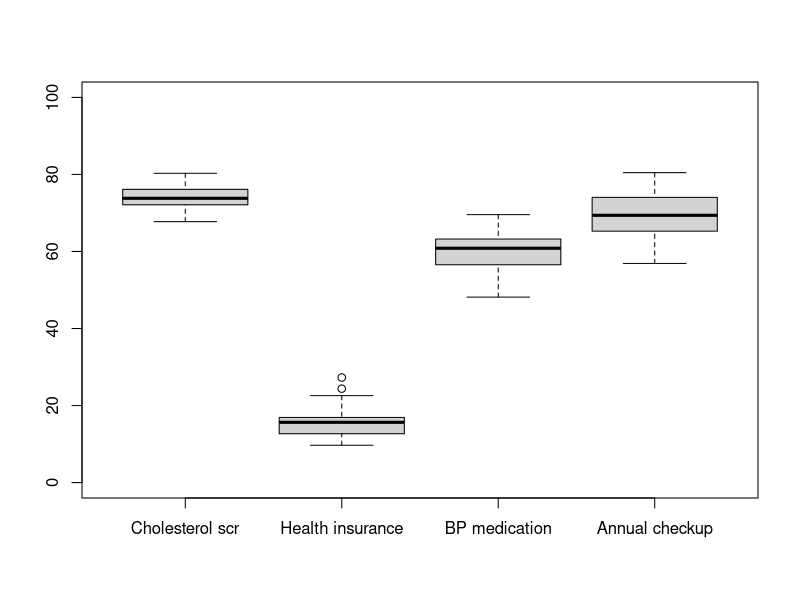
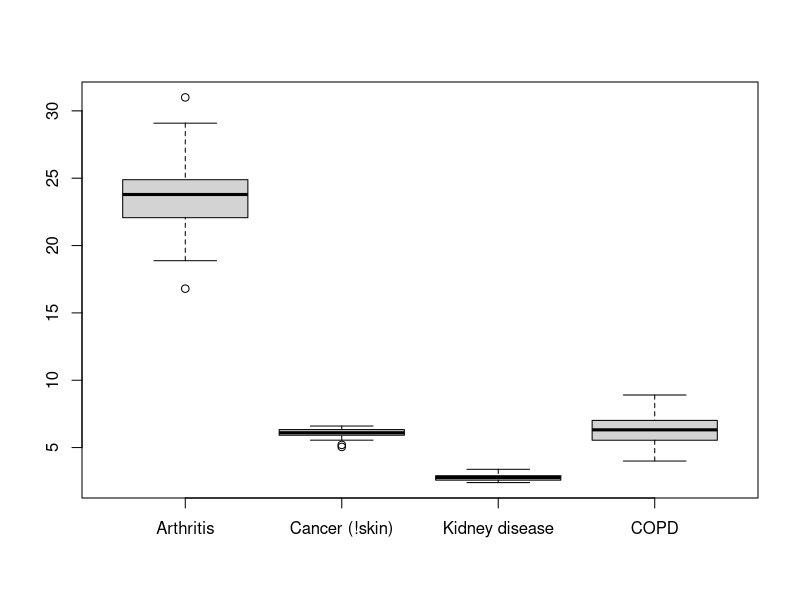
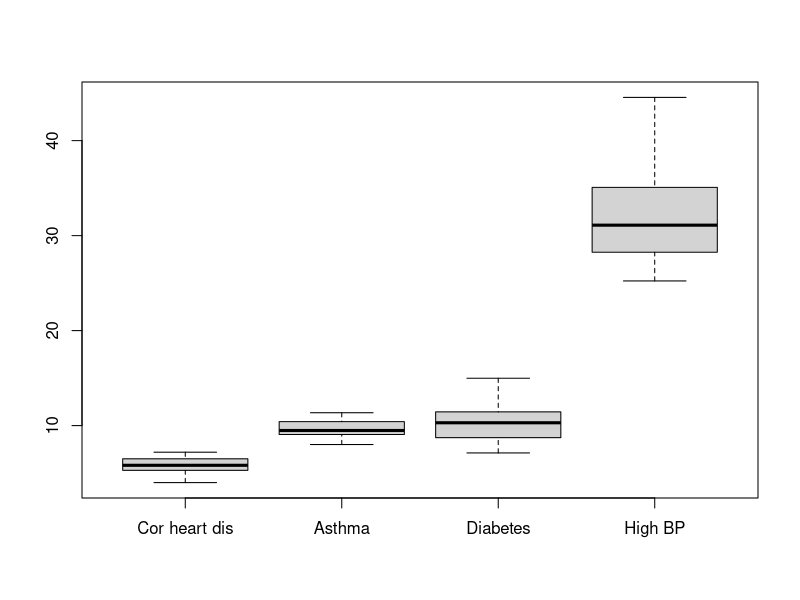
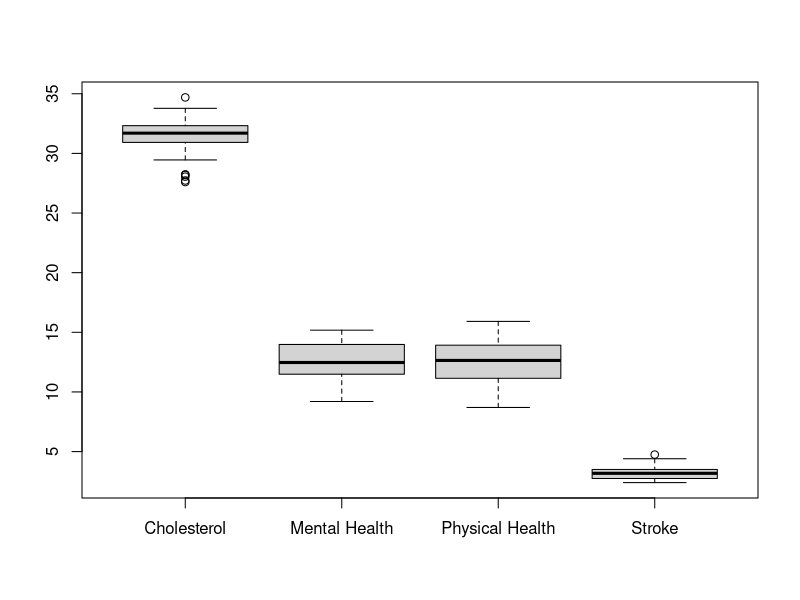
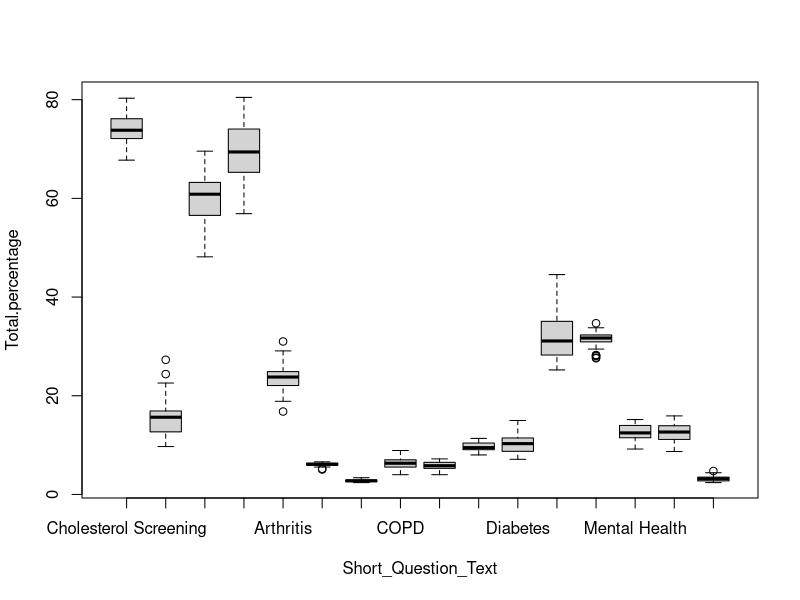
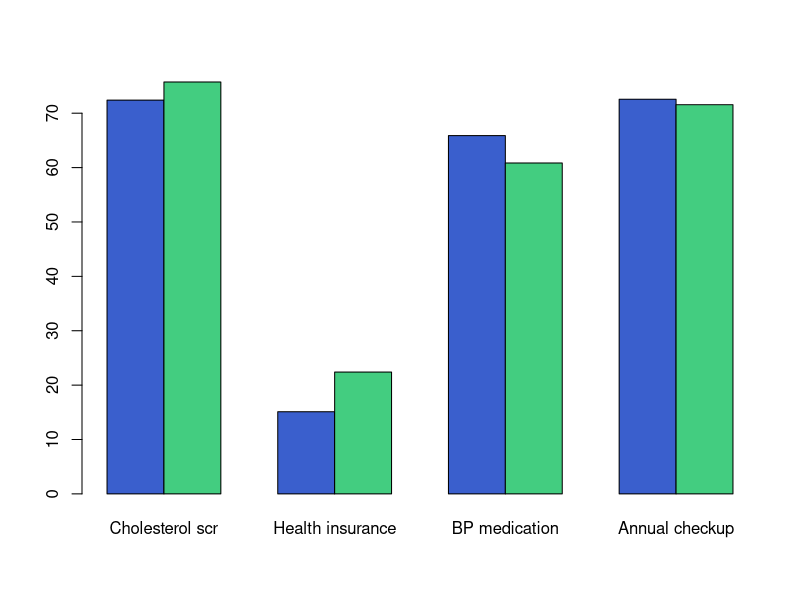

Generate these figures, in order, with R: (Note: this script raises an error after producing the figures.)
## ---- chunk 1
knitr::opts_chunk$set(echo = TRUE)
## ---- chunk 2
library(tidyverse)
library(dbplyr)
health_data = read.csv("data_health_and_prevention.csv")
#view(health_data)

health_data$StateDesc = as.factor(health_data$StateDesc)
health_data$CityName = as.factor(health_data$CityName)
health_data$Category = as.factor(health_data$Category)
health_data$Measure = as.factor(health_data$Measure)
health_data$DataValueTypeID = as.factor(health_data$DataValueTypeID)
health_data$Short_Question_Text = as.factor(health_data$Short_Question_Text)

health_data_adj = health_data[health_data$DataValueTypeID== "AgeAdjPrv",]
#view(health_data_adj)

head(health_data_adj)

dim(health_data_adj)
unique(health_data_adj$Data_Value_Unit)
unique(health_data_adj$StateDesc)

unique(health_data_adj[health_data_adj$Category == "Prevention",]["Measure"])
unique(health_data_adj[health_data_adj$Category == "Health Outcomes",]["Measure"])
## ---- chunk 3
summary(health_data_adj)
## ---- chunk 4
state_data <- health_data_adj %>% group_by(StateDesc) %>% summarise(
  City.count = n_distinct(CityName),
  Population.count = sum(unique(PopulationCount))
)

state_data
## ---- chunk 5
measure_summary <- health_data_adj %>% group_by(Measure) %>% summarise(
  Total.percentage = sum(Data_Value*PopulationCount*0.01/sum(state_data$Population.count))*100,
  Median.percentage = median(Data_Value),
  Q1.percentage = quantile(Data_Value, probs = 0.25),
  Q3.percentage = quantile(Data_Value, probs = 0.75),
  Min.percentage = min(Data_Value),
  Max.percentage = max(Data_Value),
  Range.percentage = max(Data_Value)-min(Data_Value),
  IQR.percentage = IQR(Data_Value),
  Std.percentage = sd(Data_Value)
  #CoV.percentage = cv(Data_Value)
)

health_data_adj$Percentage_in_Total = health_data_adj$Data_Value*health_data_adj$PopulationCount*0.01/sum(state_data$Population.count)*100

health_data_adj$Affected_population =round( health_data_adj$Data_Value*health_data_adj$PopulationCount*0.01)

view(health_data_adj)

view(measure_summary)
## ---- chunk 6
per_state_summary <- health_data_adj %>% group_by(StateDesc, Category, Measure, Short_Question_Text) %>% summarise(
  Total.percentage = sum(Data_Value*PopulationCount)/sum(PopulationCount),
  Population = sum(PopulationCount),
  Population.affected = round(sum(Data_Value*PopulationCount)/100)
  
)

view(per_state_summary)
## ---- chunk 7
boxplot(per_state_summary[per_state_summary$Short_Question_Text == "Cholesterol Screening",]$Total.percentage,
        per_state_summary[per_state_summary$Short_Question_Text == "Health Insurance",]$Total.percentage,
        per_state_summary[per_state_summary$Short_Question_Text == "Taking BP Medication",]$Total.percentage,
        per_state_summary[per_state_summary$Short_Question_Text == "Annual Checkup",]$Total.percentage,
        names = c("Cholesterol scr", "Health insurance", "BP medication", "Annual checkup"),
        ylim = c(0,100)
        )

boxplot(per_state_summary[per_state_summary$Short_Question_Text == "Arthritis",]$Total.percentage,
        per_state_summary[per_state_summary$Short_Question_Text == "Cancer (except skin)",]$Total.percentage,
        per_state_summary[per_state_summary$Short_Question_Text == "Chronic Kidney Disease",]$Total.percentage,
        per_state_summary[per_state_summary$Short_Question_Text == "COPD",]$Total.percentage,
        names = c("Arthritis", "Cancer (!skin)", "Kidney disease", "COPD")
        #ylim = c(0,100)
        )

boxplot(per_state_summary[per_state_summary$Short_Question_Text == "Coronary Heart Disease",]$Total.percentage,
        per_state_summary[per_state_summary$Short_Question_Text == "Current Asthma",]$Total.percentage,
        per_state_summary[per_state_summary$Short_Question_Text == "Diabetes",]$Total.percentage,
        per_state_summary[per_state_summary$Short_Question_Text == "High Blood Pressure",]$Total.percentage,
        names = c("Cor heart dis", "Asthma", "Diabetes", "High BP")
        #ylim = c(0,100)
        )

boxplot(per_state_summary[per_state_summary$Short_Question_Text == "High Cholesterol",]$Total.percentage,
        per_state_summary[per_state_summary$Short_Question_Text == "Mental Health",]$Total.percentage,
        per_state_summary[per_state_summary$Short_Question_Text == "Physical Health",]$Total.percentage,
        per_state_summary[per_state_summary$Short_Question_Text == "Stroke",]$Total.percentage,
        names = c("Cholesterol", "Mental Health", "Physical Health", "Stroke")
        #ylim = c(0,100)
        )

per_state_summary$Short_Question_Text <- factor(per_state_summary$Short_Question_Text, levels = c("Cholesterol Screening","Health Insurance","Taking BP Medication","Annual Checkup","Arthritis","Cancer (except skin)","Chronic Kidney Disease","COPD","Coronary Heart Disease","Current Asthma","Diabetes","High Blood Pressure","High Cholesterol","Mental Health","Physical Health","Stroke"))

boxplot(Total.percentage ~ Short_Question_Text, data = per_state_summary)
## ---- chunk 8
Ohio <- per_state_summary[(per_state_summary$StateDesc == "Ohio" & per_state_summary$Category == "Prevention"),]

Florida <- per_state_summary[(per_state_summary$StateDesc == "Florida" & per_state_summary$Category == "Prevention"),]

counts <- matrix(c(Ohio$Total.percentage, Florida$Total.percentage), nrow = 2, byrow = TRUE)

barplot(counts, names = c("Cholesterol scr", "Health insurance", "BP medication", "Annual checkup"), col = c("royalblue3", "seagreen3"), beside = TRUE)

Ohio
Florida

## ---- chunk 9
res1 <- prop.test(c(Ohio[Ohio$Short_Question_Text == "Cholesterol Screening",]$Population.affected, Florida[Florida$Short_Question_Text == "Cholesterol Screening",]$Population.affected), c(Ohio[Ohio$Short_Question_Text == "Cholesterol Screening",]$Population, Florida[Florida$Short_Question_Text == "Cholesterol Screening",]$Population), alternative ="l")

res1

res2 <- prop.test(c(Ohio[Ohio$Short_Question_Text == "Health Insurance",]$Population.affected, Florida[Florida$Short_Question_Text == "Health Insurance",]$Population.affected), c(Ohio[Ohio$Short_Question_Text == "Health Insurance",]$Population, Florida[Florida$Short_Question_Text == "Health Insurance",]$Population), alternative ="l")

res2

res3 <- prop.test(c(Ohio[Ohio$Short_Question_Text == "Taking BP Medication",]$Population.affected, Florida[Florida$Short_Question_Text == "Taking BP Medication",]$Population.affected), c(Ohio[Ohio$Short_Question_Text == "Taking BP Medication",]$Population, Florida[Florida$Short_Question_Text == "Taking BP Medication",]$Population), alternative ="g")

res3

res4 <- prop.test(c(Ohio[Ohio$Short_Question_Text == "Annual Checkup",]$Population.affected, Florida[Florida$Short_Question_Text == "Annual Checkup",]$Population.affected), c(Ohio[Ohio$Short_Question_Text == "Annual Checkup",]$Population, Florida[Florida$Short_Question_Text == "Annual Checkup",]$Population), alternative ="g")

res4
## ---- chunk 10
barplot(c(Illinois_COPD$Total.percentage, Iowa_COPD$Total.percentage, S_Dakota_COPD$Total.percentage), col = c("indianred3", "royalblue3", "seagreen3"), names = c("Illinois", "Iowa", "South Dakota"))
## ---- chunk 11
Illinois_COPD <- per_state_summary[(per_state_summary$StateDesc == "Illinois" & per_state_summary$Short_Question_Text == "COPD"),]

Iowa_COPD <- per_state_summary[(per_state_summary$StateDesc == "Iowa" & per_state_summary$Short_Question_Text == "COPD"),]

S_Dakota_COPD <- per_state_summary[(per_state_summary$StateDesc == "South Dakota" & per_state_summary$Short_Question_Text == "COPD"),]

res5 <- prop.test(c(Illinois_COPD$Population.affected, Iowa_COPD$Population.affected, S_Dakota_COPD$Population.affected), c(Illinois_COPD$Population, Iowa_COPD$Population, S_Dakota_COPD$Population))

res5
